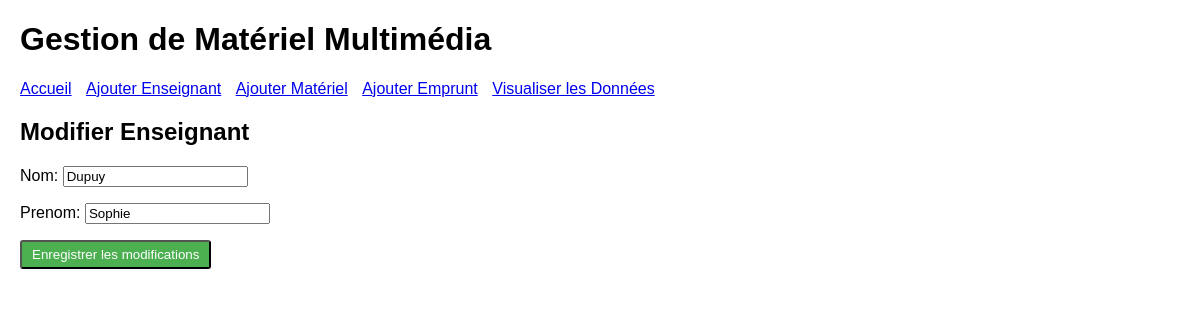
The app's page /gestion_materiel/modifier_enseignant/4/, older data.
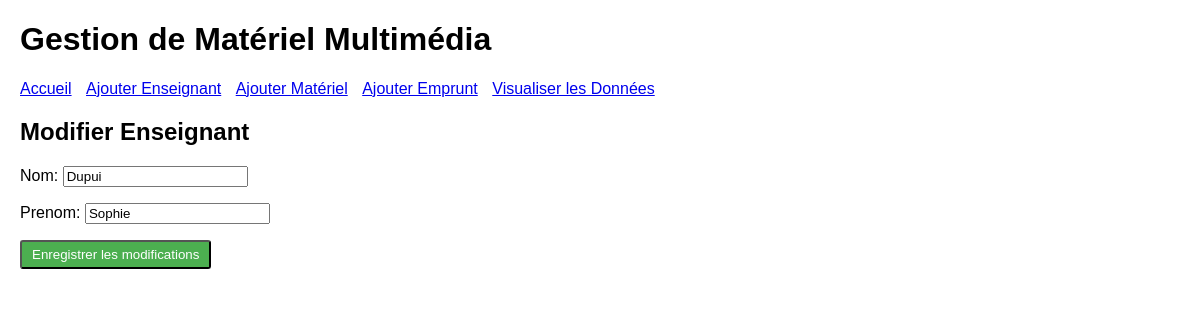
The same page, newer data.
### gestion_materiel/models.py (models this page shows, shortened)
class Enseignant(models.Model):
    nom = models.CharField(max_length=100)
    prenom = models.CharField(max_length=100)

### gestion_materiel/views.py (the view)
# urls.py: path('modifier_enseignant/<int:pk>/', modifier_enseignant, name='modifier_enseignant'),
def modifier_enseignant(request, pk):
    enseignant = get_object_or_404(Enseignant, pk=pk)
    if request.method == 'POST':
        form = EnseignantForm(request.POST, instance=enseignant)
        if form.is_valid():
            form.save()
            return redirect('visualisation')
    else:
        form = EnseignantForm(instance=enseignant)
    return render(request, 'modifier_enseignant.html', {'form': form})

### gestion_materiel/forms.py
class EnseignantForm(forms.ModelForm):
    class Meta:
        model = Enseignant
        fields = ['nom', 'prenom']

### gestion_materiel/templates/modifier_enseignant.html (shortened to what this page needs)
{% extends 'base_generic.html' %}
{% block content %}
  <h2>Modifier Enseignant</h2>
  <form method="post">
    {{ form.as_p }}
    <button class="btn btn-edit" type="submit">Enregistrer les modifications</button>
  </form>
{% endblock %}

Row changes from the older to the newer data that the page shows:
changed Enseignant "Sophie": nom "Dupuy" → "Dupui"
